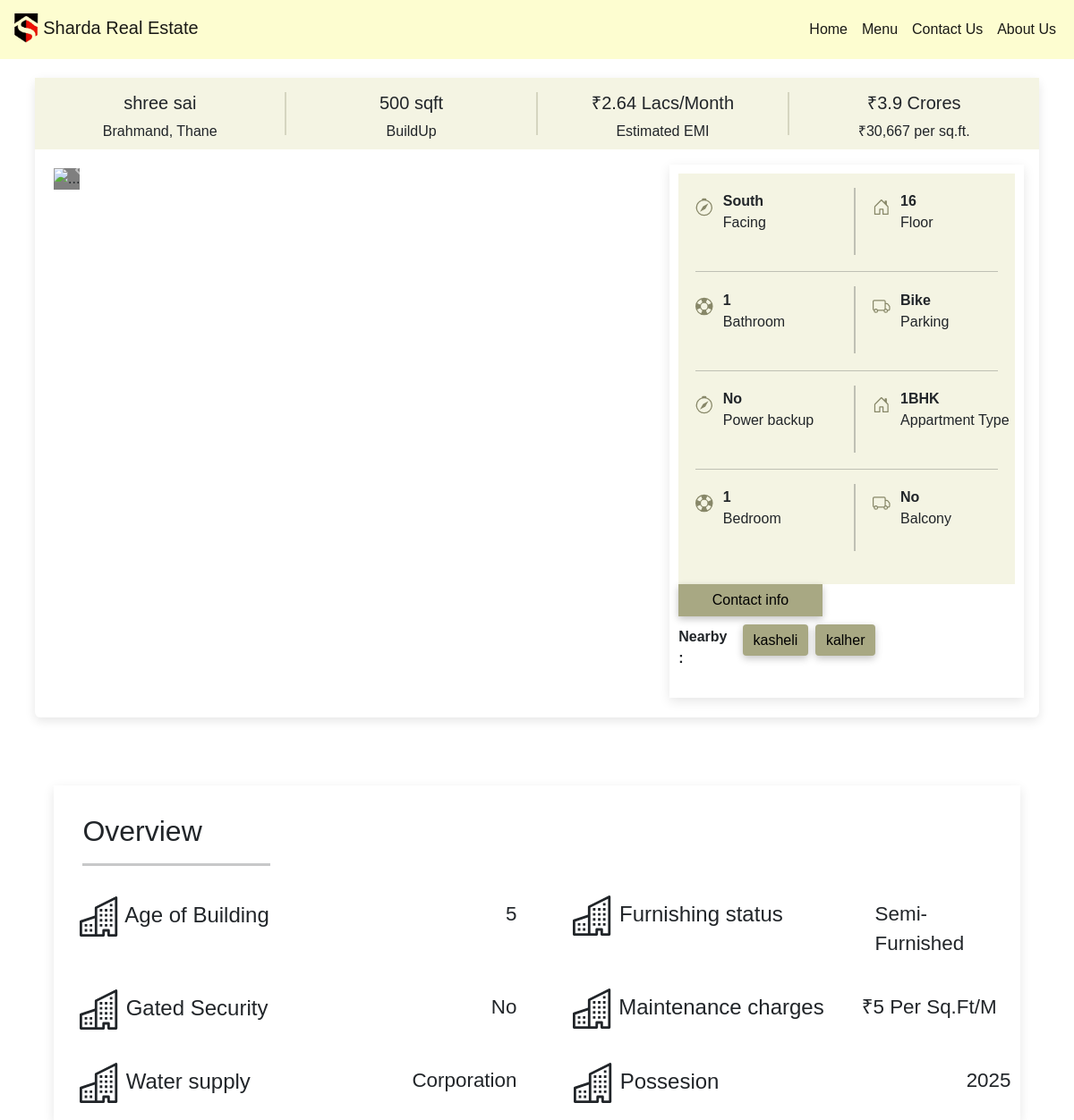
The app's page /info/3 with its own data.
### tables this page shows
CREATE TABLE "sharda2" (
	"id"	INTEGER,
	"first name"	TEXT,
	"last name"	TEXT,
	"email"	TEXT,
	"phone"	INTEGER,
	"buildingname"	TEXT,
	"carpetarea"	TEXT,
	"age"	INTEGER,
	"loc1"	TEXT,
	"loc2"	TEXT,
	"price"	INTEGER,
	"type"	TEXT,
	"size"	TEXT,
	"facing"	TEXT,
	"parking"	TEXT,
	"bathrooms"	TEXT,
	"balcony"	TEXT,
	"possession"	TEXT,
	"power"	TEXT,
	"furnishing"	TEXT,
	"security"	TEXT,
	"img1"	BLOB,
	"img2"	BLOB,
	"img3"	BLOB,
	"img4"	BLOB,
	"img5"	BLOB,
	"img6"	BLOB,
	"img7"	BLOB,
	"img8"	BLOB,
	"maintain"	INTEGER,
	"bedroom"	INTEGER,
	"watersupply"	TEXT,
	"unit"	INTEGER
, "output"	INTEGER);

### main.py (the view)
@app.route('/info/<string:id>')
def info(id):
    sessionblank()
    connection = sqlite3.connect('database.db')
    my_cursor = connection.cursor()
    name = my_cursor.execute(
        "Select * from sharda2 where id=?", (id,)).fetchone()
    print(name)
    return render_template("info.html", name=name)

### main.py (called while the page is built)
def sessionblank():
    session["successful"] = ''

### templates/info.html (shortened to what this page needs)
<!DOCTYPE html>
<html lang="en">
<head>
  <link rel="stylesheet" href="https://stackpath.bootstrapcdn.com/bootstrap/5.0.0-alpha2/css/bootstrap.min.css"
>
  <link href="https://cdn.jsdelivr.net/npm/bootstrap@5.0.2/dist/css/bootstrap.min.css" rel="stylesheet"
 />
  <link rel="stylesheet" href="https://unpkg.com/flickity@2/dist/flickity.min.css" />
  <link rel="stylesheet" href="/static/images/style2.css">
</head>
<body>
  <nav id="navbar" class="navbar naav navbar-expand-lg navbar-light fixed-top" style="background-color: #fdfdd0 !important;">
    <div class=container-fluid>
        <a class="navbar-brand" href=#> <img src="/static/images/Logo.png"
                height="35px" style="margin-right: 5px;margin-bottom: 5px;font-family: 'League Spartan', sans-serif !important;">Sharda Real Estate</a>
        <div class="collapse navbar-collapse" id=navbarNav>
            <ul class="navbar-nav ms-auto">
                <li class="nav-item">
                    <a class="nav-link  active nav0" aria-current=page href=#home style="max-width:60px ;">Home</a>
                </li>
                <li class=nav-item>
                    <a class="nav-link active nav0" aria-current=page href=chocolate.html style="max-width:60px ;">Menu</a>
                </li>
                <li class=nav-item>
                    <a href=#contact class="nav-link active nav0">Contact Us</a>
                </li>
                <li class=nav-item>
                    <a class="nav-link active nav0" href=#about>About Us</a>
                </li>
            </ul>
        </div>
    </div><br>
</nav>
<div class="card-body mt-5">
  <div class="class-mcard manpada a9">
    <div class="div-up">
      <div class="div-loc2 text-center">
        <h5 class="mt-3">{{name[5]}}</h5>
        <p> Brahmand, Thane </p>
      </div>
      <div class="div-hr lala text-center">
        <hr style="width: 2px; height: 48px;">
      </div>
      <div class="div-2 text-center">
        <h5 class="mt-3">{{name[6]}} sqft</h5>
        <p> BuildUp </p>
      </div>
      <div class="div-hr text-center">
        <hr style="width: 2px; height: 48px;">
      </div>
      <div class="div-2 bala text-center">
        <h5 class="mt-3">₹2.64 Lacs/Month</h5>
        <p> Estimated EMI </p>
      </div>
      <div class="div-hr text-center">
        <hr style="width: 2px; height: 48px;">
      </div>
      <div class="div-2 text-center">
        <h5 class="mt-3">₹{{name[10]}} Crores</h5>
        <p> ₹30,667 per sq.ft. </p>
      </div>
    </div>
    <div class="div-down d-flex">
      <div id="carouselExampleControls" class="carousel fade" data-bs-ride="carousel">
        <div class="carousel-inner">
          <div class="carousel-item active">
          </div>
          <button class="carousel-control-prev" type="button" data-bs-target="#carouselExampleControls"
            data-bs-slide="prev">
            <span class="carousel-control-prev-icon" aria-hidden="true"></span>
          </button>
          <button class="carousel-control-next" type="button" data-bs-target="#carouselExampleControls"
            data-bs-slide="next">
            <span class="carousel-control-next-icon" aria-hidden="true"></span>
          </button>
        </div>
      </div>
      <div class="card2">
        <div class="div-right">
          <div class="div-right1 d-flex">
            <div class="div-3" style="width: 40%; ">
              <b>
                <p style="margin-bottom: 0rem;" class="mt-2">{{name[13]}}</p>
              </b>
              <p>Facing</p>
            </div>
            <div class="div-hr1 text-center">
              <hr style="width: 2px; height: 75px;">
            </div>
            <div class="div-3" style="width: 40%; ">
              <b>
                <p style="margin-bottom: 0rem;" class="mt-2">16</p>
              </b>
              <p>Floor</p>
            </div>
          </div>
          <hr class="hr2">
          <div class="div-right1 d-flex">
            <div class="div-3" style="width: 40%; ">
              <b>
                <p style="margin-bottom: 0rem;" class="mt-2">{{name[15]}}</p>
              </b>
              <p>Bathroom</p>
            </div>
            <div class="div-hr1 text-center">
              <hr style="width: 2px; height: 75px;">
            </div>
            <div class="div-3" style="width: 40%; ">
              <b>
                <p style="margin-bottom: 0rem;" class="mt-2">{{name[14]}}</p>
              </b>
              <p>Parking</p>
            </div>
          </div>
          <hr class="hr2">
          <div class="div-right1 d-flex">
            <div class="div-3" style="width: 40%; ">
              <b>
                <p style="margin-bottom: 0rem;" class="mt-2">{{name[18]}}</p>
              </b>
              <p>Power backup</p>
            </div>
            <div class="div-hr1 text-center">
              <hr style="width: 2px; height: 75px;">
            </div>
            <div class="div-3" style="width: 40%; ">
              <b>
                <p style="margin-bottom: 0rem;" class="mt-2">{{name[12]}}</p>
              </b>
              <p>Appartment Type</p>
            </div>
          </div>
          <hr class="hr2">
          <div class="div-right1 d-flex">
            <div class="div-3" style="width: 40%; ">
              <b>
                <p style="margin-bottom: 0rem;" class="mt-2">{{name[30]}}</p>
              </b>
              <p>Bedroom</p>
            </div>
            <div class="div-hr1 text-center">
              <hr style="width: 2px; height: 75px;">
            </div>
            <div class="div-3" style="width: 40%; ">
              <b>
                <p style="margin-bottom: 0rem;" class="mt-2">{{name[16]}}</p>
              </b>
              <p> Balcony</p>
            </div>
          </div>
          <div class="div-right2">
            <a class="btn btn-primary" href="#div1" role="button" id="contact" onclick="show()">Contact info</a>
          </div>
          <div class="down2 d-flex">
            <b>
              <p>Nearby :</p>
            </b>
            <a class="btn btn-primary" href="#" role="button">{{name[8]}}</a>
            <a class="btn btn-primary" href="#" role="button">{{name[9]}}</a>
          </div>
        </div>
      </div>
    </div>
  </div>
</div>
<section>
  <div class="card3">
      <h2 class="overview">
          Overview
      <hr>
      </h2>
          <div class="row">
              <div class="col-lg-6 card-content">
                  <div class="left-content">
                      <p class="ov-list">
                           Age of Building
                      </p>
                  </div>
                  <div class="right-content">
                      <p>{{name[7]}}</p>
                  </div>
              </div>
                  <div class="col-lg-6 card-content">
                      <div class="left-content">
                          <p class="ov-list">
                               Furnishing status
                          </p>
                      </div>
                      <div class="right-content">
                          <p>{{name[19]}}</p>
                      </div>
                  </div>
          </div>
          <div class="row">
              <div class="col-lg-6 card-content">
                  <div class="left-content">
                      <p class="ov-list">
                           Gated Security
                      </p>
                  </div>
                  <div class="right-content">
                      <p> {{name[20]}}</p>
                  </div>
              </div>
                  <div class="col-lg-6 card-content">
                      <div class="left-content2">
                          <p class="ov-list">
                               Maintenance charges
                          </p>
                      </div>
                      <div class="right-content2">
                          <p> ₹{{name[29]}}  Per Sq.Ft/M</p>
                      </div>
                  </div>
          </div>
          <div class="row">
              <div class="col-lg-6 card-content">
                  <div class="left-content">
                      <p class="ov-list">
                           Water supply
                      </p>
                  </div>
                  <div class="right-content">
                      <p>{{name[31]}}</p>
                  </div>
              </div>
                  <div class="col-lg-6 card-content">
                      <div class="left-content">
                          <p class="ov-list">
                               Possesion
                          </p>
                      </div>
                      <div class="right-content">
                          <p>
                              2025</p>
                      </div>
                  </div>
          </div>
  </div>
</section>
</body>
</html>

### static/images/style2.css (style rules this page uses)
* { margin: 0; padding: 0; box-sizing: border-box; list-style: none; text-decoration: none; font-family: 'Josefin Sans', sans-serif; }
html, body { width: 100vw; overflow-x: hidden; }
.card-body { width: 100vw; }
.class-mcard { margin: 2%; margin-bottom: 2%; box-shadow: rgba(0, 0, 0, 0.1) 0px 4px 12px; border-radius: 0.4rem; background-color: #fff; }
.div-up { background-color: #F4F4E3; height: 80px; width: 100%; display: flex; }
.div-hr { color: #787859; }
.div-2 { width: 34%; }
.div-loc2 { width: 34%; }
.fade:not(.show) { opacity: 1; }
.carousel, .fade { width: 70%; height: 100%; margin-bottom: 1%; }
.carousel-item { height: 100%; }
.carousel-inner { height: 100%; }
.div-down { display: flex; height: 85%; }
.div-right { background-color: #F4F4E3; width: 95%; height: 77%; margin: 2.5%; }
.div-right1 { height: 23%; width: 100%; }
.div-right1 svg { color: #878768; margin-top: 7%; margin-left: 5%; }
.div-3 { margin-top: 3%; margin-left: 3%; }
.div-hr1 { margin-left: 5%; }
.hr2 { width: 90%; margin: auto; margin-top: 1%; height: 10px; }
.div-right2 { margin-top: 6%; }
.div-right2 a { background-color: #a8a883; border-radius: 0%; padding-left: 10%; padding-right: 10%; color: #050505d2; }
.down2 { margin-top: 3%; }
.down2 a { background-color: #a8a883; color: #050505d2; margin-left: 2%; height: 35px; margin-top: -0.5%; }
.down2 b { width:17%; }
.card2 { width: 40%; margin: 1.5%; margin-bottom: 2%; box-shadow: rgba(0, 0, 0, 0.1) 0px 4px 12px; background-color: #fff; }
.card3 { width: 90%; height: 100%; margin-left: 5%; margin-top: 3%; margin-bottom: 0%; box-shadow: rgba(0, 0, 0, 0.1) 0px 4px 12px; background-color: #fff; }
.overview { padding-top: 3%; padding-left: 3%; }
.card3 hr { width: 20%; height: 3px; }
.card-content { display: flex; justify-content: space-between; }
.left-content { margin-left: 2%; width: 70%; }
.left-content2 { margin-left: 2%; width: 520px; }
.right-content { margin-top: 4%; margin-right: 2%; font-size: 1.4rem; }
.right-content2 { width: 255px; margin-top: 4%; margin-right: 2%; font-size: 1.4rem; }
.ov-list { margin: 5%; font-size: 1.5rem; }
.btn { border: none; box-shadow: rgba(0, 0, 0, 0.24) 0px 3px 8px; }
.btn-primary { background-color: #a8a883!important; color: #000 !important; }

### records on screen
sharda2: buildingname "shree sai", carpetarea "500", price "3.9", facing "South", bathrooms "1", parking "Bike", power "No", size "1BHK", bedroom "1", balcony "No", loc1 "kasheli", loc2 "kalher", age "5", furnishing "Semi-Furnished", security "No", maintain "5", watersupply "Corporation"
